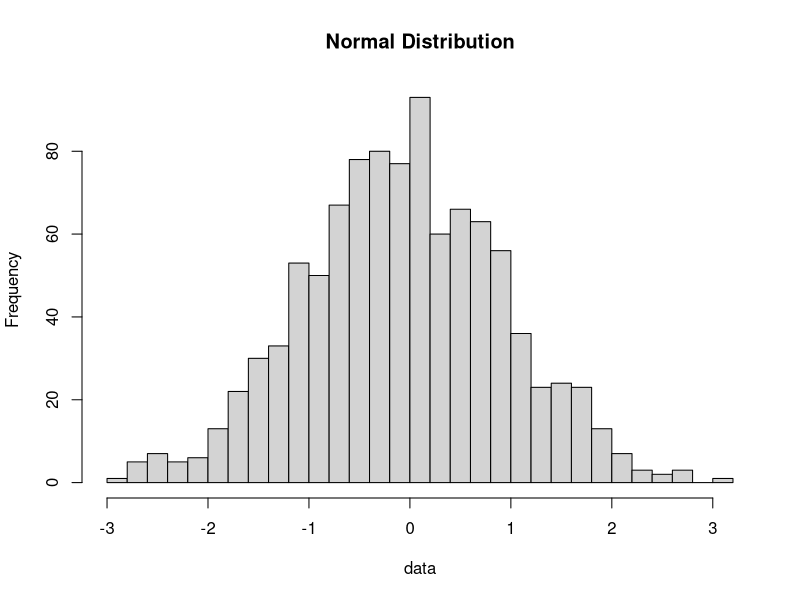

Reproduce this figure in R.
## ---- chunk 1
#| echo: true
#| output: true

# Generate random data
data <- rnorm(1000)

# Calculate summary statistics
cat("Mean:", mean(data), "\n")
cat("Standard Deviation:", sd(data))
## ---- chunk 2
#| label: fig-r
#| fig-cap: "Distribution plot using R"

hist(data, main="Normal Distribution", breaks=30)
